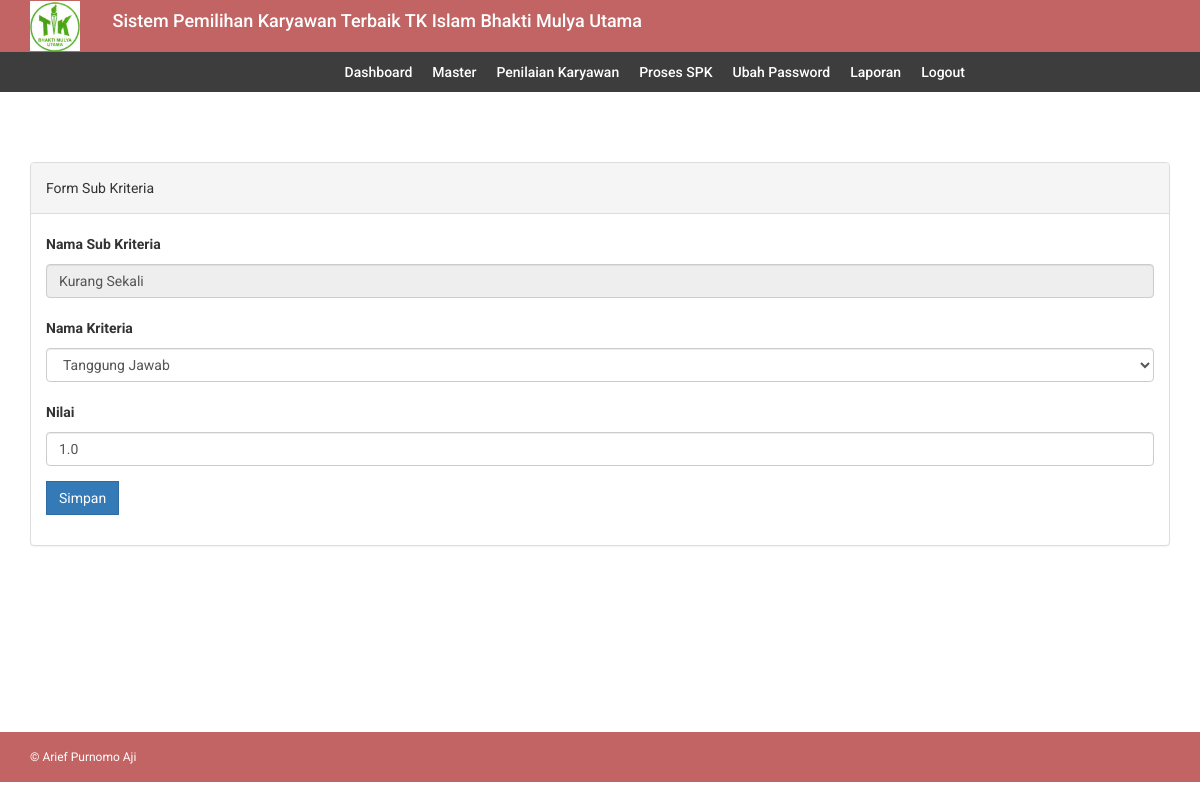
Page /edit_subkriteria.php?id=67 (signed in) on the committed database.
### tables this page shows
CREATE TABLE `sub_kriteria` (
  `id_subkriteria` int(11) NOT NULL AUTO_INCREMENT,
  `id_kriteria` int(11) NOT NULL,
  `subkriteria` varchar(255) NOT NULL,
  `nilai` float(10,1) DEFAULT NULL,
  PRIMARY KEY (`id_subkriteria`)
);

CREATE TABLE `kriteria` (
  `id_kriteria` int(11) NOT NULL AUTO_INCREMENT,
  `kriteria` varchar(32) DEFAULT NULL,
  `bobot` float(5,1) DEFAULT NULL,
  `type` varchar(12) DEFAULT NULL,
  PRIMARY KEY (`id_kriteria`)
);

### db/db_config.php (called while the page is built, shortened)
<?php
	class database extends PDO{
		protected $dsn = 'mysql:host=localhost;dbname=db_spk';
		protected $dsu = 'root';
		protected $dsp = '';
		private $cmd = '';
		function __construct(){
			try {
				$this->db = new PDO($this->dsn,$this->dsu,$this->dsp);
			} catch (PDOException $e) {
				echo $e->getMessage();
			}
		}
		function select($c,$t){
			$this->cmd = "select $c from $t";
			return $this;
		}
		function where($params){
			$this->cmd .= " where $params";
			return $this;
		}
		function get(){
			$q = $this->db->prepare($this->cmd);
			$q->execute();
			return $q->fetchAll();
		}
	}
?>

### edit_subkriteria.php (the view, shortened to what this page needs)
<?php include 'header.php';?>
<?php include 'menu.php';?>
<div class="content-wrapper">
    <div class="container">
        <div class="row">
            <div class="col-md-12">
            <br/>
              <div class="panel panel-default">
                  <div class="panel-heading">
                    Form Sub Kriteria
                  </div>
                  <div class="panel-body">
                      <form method="post" action="update_subkriteria.php" enctype="multipart/form-data">
                          <?php foreach ($db->select('*','sub_kriteria')->where('id_subkriteria='.$_GET['id'])->get() as $data): ?>
                                <div class="form-group">
                                    <label for="nama">Nama Sub Kriteria</label>
                                    <input type="text" readonly class="form-control" id="subkriteria" name="subkriteria" value="<?= $data['subkriteria']?>">
                                </div>
                                <div class="form-group">
                                    <label for="nama">Nama Kriteria</label>
                                    <select required class="form-control" id="id_kriteria" name="id_kriteria">
                                        <?php  foreach ($db->select('*','kriteria')->get() as $val): ?>
                                        <option value="<?php echo $val['id_kriteria']; ?>"<?php if($data['id_kriteria'] == $val['id_kriteria']) { echo ' selected="selected"'; } ?>>
                                        <?= $val['kriteria'] ?></option>
                                        <?php endforeach ?>
                                    </select>
                                </div>
                                <div class="form-group">
                                    <label>Nilai</label>
                                    <input type="number" name="nilai" id="nilai" class="form-control " value="<?= $data['nilai']?>" pattern="^[0-9\.\-\/]+$">
                                </div>
                          <?php endforeach ?>
                          <div class="form-group">
                              <button class="btn btn-primary">Simpan</button>
                          </div>
                      </form>
                  </div>
              </div>
            </div>
        </div>
        </div>
    </div>
<?php include 'footer.php';?>

### assets/css/style.css (style rules this page uses)
body { font-family: 'Roboto', sans-serif; line-height: 30px; }
.content-wrapper { margin-top: 40px; min-height: 600px; padding-bottom: 60px; }
.btn { border-radius: 0px; -webkit-border-radius: 0px; -moz-border-radius: 0px; }

### rows in the picture
sub_kriteria: subkriteria "Kurang Sekali", id_kriteria "Tanggung Jawab", nilai "1.0"
